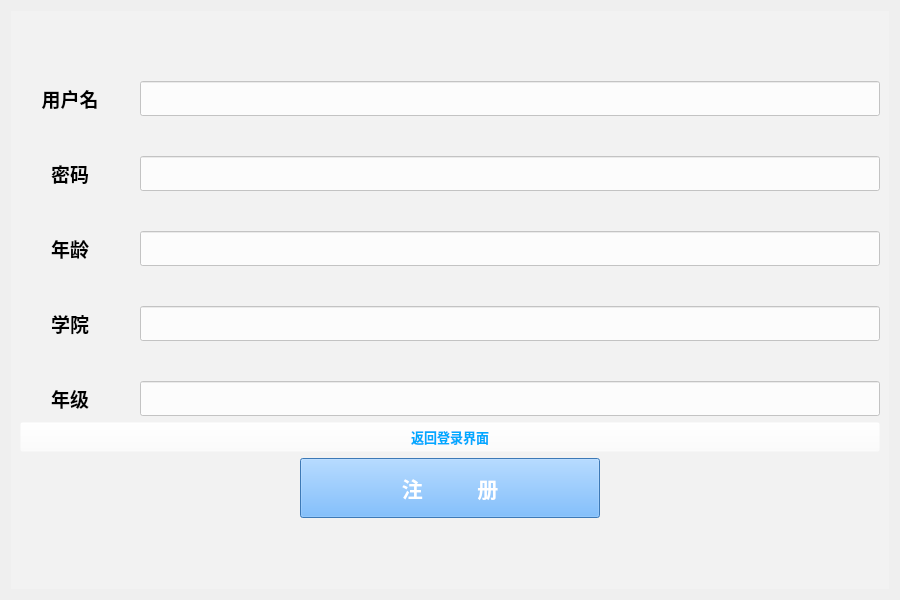
<?xml version="1.0" encoding="UTF-8"?>
<ui version="4.0">
 <class>FormLogin</class>
 <widget class="QWidget" name="FormLogin">
  <property name="geometry">
   <rect>
    <x>0</x>
    <y>0</y>
    <width>900</width>
    <height>600</height>
   </rect>
  </property>
  <property name="minimumSize">
   <size>
    <width>900</width>
    <height>600</height>
   </size>
  </property>
  <property name="maximumSize">
   <size>
    <width>900</width>
    <height>600</height>
   </size>
  </property>
  <property name="font">
   <font>
    <family>微软雅黑</family>
    <pointsize>12</pointsize>
   </font>
  </property>
  <property name="windowTitle">
   <string>Log in</string>
  </property>
  <property name="styleSheet">
   <string notr="true">#FormLogin{border-image: url(:/resources/common/bg.png);}</string>
  </property>
  <layout class="QVBoxLayout" name="verticalLayout">
   <item>
    <widget class="QStackedWidget" name="stackedWidget">
     <property name="styleSheet">
      <string notr="true">background-color: rgba(245, 245, 245, 100);</string>
     </property>
     <property name="currentIndex">
      <number>1</number>
     </property>
     <widget class="QWidget" name="pageLogin">
      <layout class="QGridLayout" name="gridLayout">
       <item row="3" column="3" colspan="2">
        <layout class="QVBoxLayout" name="verticalLayout_2">
         <item>
          <widget class="QLabel" name="label_2">
           <property name="minimumSize">
            <size>
             <width>0</width>
             <height>30</height>
            </size>
           </property>
           <property name="maximumSize">
            <size>
             <width>16777215</width>
             <height>30</height>
            </size>
           </property>
           <property name="font">
            <font>
             <family>微软雅黑</family>
             <pointsize>14</pointsize>
             <weight>75</weight>
             <bold>true</bold>
            </font>
           </property>
           <property name="styleSheet">
            <string notr="true">background-color: rgba(255, 255, 255, 0);</string>
           </property>
           <property name="text">
            <string>读者号</string>
           </property>
          </widget>
         </item>
         <item>
          <widget class="QLineEdit" name="loginNumEdit">
           <property name="minimumSize">
            <size>
             <width>300</width>
             <height>50</height>
            </size>
           </property>
           <property name="maximumSize">
            <size>
             <width>16777215</width>
             <height>50</height>
            </size>
           </property>
           <property name="font">
            <font>
             <family>微软雅黑</family>
             <pointsize>14</pointsize>
             <weight>50</weight>
             <bold>false</bold>
            </font>
           </property>
           <property name="styleSheet">
            <string notr="true">background-color: rgba(255, 255, 255, 200);</string>
           </property>
          </widget>
         </item>
        </layout>
       </item>
       <item row="7" column="4">
        <spacer name="verticalSpacer_2">
         <property name="orientation">
          <enum>Qt::Vertical</enum>
         </property>
         <property name="sizeHint" stdset="0">
          <size>
           <width>20</width>
           <height>36</height>
          </size>
         </property>
        </spacer>
       </item>
       <item row="5" column="2">
        <spacer name="horizontalSpacer_2">
         <property name="orientation">
          <enum>Qt::Horizontal</enum>
         </property>
         <property name="sizeHint" stdset="0">
          <size>
           <width>38</width>
           <height>20</height>
          </size>
         </property>
        </spacer>
       </item>
       <item row="3" column="1" rowspan="4">
        <widget class="QLabel" name="label">
         <property name="minimumSize">
          <size>
           <width>400</width>
           <height>400</height>
          </size>
         </property>
         <property name="maximumSize">
          <size>
           <width>400</width>
           <height>400</height>
          </size>
         </property>
         <property name="styleSheet">
          <string notr="true">border-image: url(:/resources/common/login.png);

</string>
         </property>
         <property name="text">
          <string/>
         </property>
        </widget>
       </item>
       <item row="4" column="5">
        <spacer name="horizontalSpacer_3">
         <property name="orientation">
          <enum>Qt::Horizontal</enum>
         </property>
         <property name="sizeHint" stdset="0">
          <size>
           <width>58</width>
           <height>20</height>
          </size>
         </property>
        </spacer>
       </item>
       <item row="5" column="3" colspan="2">
        <widget class="QPushButton" name="toRegisterBtn">
         <property name="minimumSize">
          <size>
           <width>300</width>
           <height>30</height>
          </size>
         </property>
         <property name="maximumSize">
          <size>
           <width>16777215</width>
           <height>30</height>
          </size>
         </property>
         <property name="font">
          <font>
           <family>微软雅黑</family>
           <pointsize>10</pointsize>
           <weight>75</weight>
           <bold>true</bold>
          </font>
         </property>
         <property name="styleSheet">
          <string notr="true">text-align: left;
color: rgb(0, 170, 255);
background-color: rgba(255, 255, 255, 0);</string>
         </property>
         <property name="text">
          <string>点我注册</string>
         </property>
        </widget>
       </item>
       <item row="4" column="3" colspan="2">
        <layout class="QVBoxLayout" name="verticalLayout_3">
         <item>
          <widget class="QLabel" name="label_3">
           <property name="minimumSize">
            <size>
             <width>0</width>
             <height>30</height>
            </size>
           </property>
           <property name="maximumSize">
            <size>
             <width>16777215</width>
             <height>30</height>
            </size>
           </property>
           <property name="font">
            <font>
             <family>微软雅黑</family>
             <pointsize>14</pointsize>
             <weight>75</weight>
             <bold>true</bold>
            </font>
           </property>
           <property name="styleSheet">
            <string notr="true">background-color: rgba(255, 255, 255, 0);</string>
           </property>
           <property name="text">
            <string>密码</string>
           </property>
          </widget>
         </item>
         <item>
          <widget class="QLineEdit" name="loginPasswordEdit">
           <property name="minimumSize">
            <size>
             <width>300</width>
             <height>50</height>
            </size>
           </property>
           <property name="maximumSize">
            <size>
             <width>16777215</width>
             <height>50</height>
            </size>
           </property>
           <property name="font">
            <font>
             <pointsize>14</pointsize>
            </font>
           </property>
           <property name="styleSheet">
            <string notr="true">background-color: rgba(255, 255, 255, 200);</string>
           </property>
           <property name="inputMask">
            <string/>
           </property>
           <property name="text">
            <string/>
           </property>
           <property name="maxLength">
            <number>32767</number>
           </property>
           <property name="echoMode">
            <enum>QLineEdit::Password</enum>
           </property>
          </widget>
         </item>
        </layout>
       </item>
       <item row="1" column="1" colspan="4">
        <widget class="QLabel" name="label_4">
         <property name="font">
          <font>
           <family>微软雅黑</family>
           <pointsize>20</pointsize>
           <weight>75</weight>
           <bold>true</bold>
          </font>
         </property>
         <property name="styleSheet">
          <string notr="true">background-color: rgba(255, 255, 255, 0);</string>
         </property>
         <property name="text">
          <string>Welcome to WHU MMS!</string>
         </property>
         <property name="alignment">
          <set>Qt::AlignCenter</set>
         </property>
        </widget>
       </item>
       <item row="0" column="1">
        <spacer name="verticalSpacer">
         <property name="orientation">
          <enum>Qt::Vertical</enum>
         </property>
         <property name="sizeHint" stdset="0">
          <size>
           <width>20</width>
           <height>40</height>
          </size>
         </property>
        </spacer>
       </item>
       <item row="5" column="0">
        <spacer name="horizontalSpacer">
         <property name="orientation">
          <enum>Qt::Horizontal</enum>
         </property>
         <property name="sizeHint" stdset="0">
          <size>
           <width>38</width>
           <height>20</height>
          </size>
         </property>
        </spacer>
       </item>
       <item row="6" column="3" colspan="2">
        <layout class="QVBoxLayout" name="verticalLayout_4">
         <item>
          <widget class="QPushButton" name="loginBtn">
           <property name="minimumSize">
            <size>
             <width>0</width>
             <height>60</height>
            </size>
           </property>
           <property name="font">
            <font>
             <family>微软雅黑</family>
             <pointsize>16</pointsize>
             <weight>75</weight>
             <bold>true</bold>
            </font>
           </property>
           <property name="styleSheet">
            <string notr="true">color: rgb(255, 255, 255);
background-color: rgb(85, 170, 255);</string>
           </property>
           <property name="text">
            <string>登          录</string>
           </property>
          </widget>
         </item>
        </layout>
       </item>
       <item row="2" column="3">
        <spacer name="verticalSpacer_3">
         <property name="orientation">
          <enum>Qt::Vertical</enum>
         </property>
         <property name="sizeHint" stdset="0">
          <size>
           <width>20</width>
           <height>40</height>
          </size>
         </property>
        </spacer>
       </item>
      </layout>
     </widget>
     <widget class="QWidget" name="pageRegister">
      <layout class="QGridLayout" name="gridLayout_2">
       <item row="0" column="0">
        <spacer name="verticalSpacer_4">
         <property name="orientation">
          <enum>Qt::Vertical</enum>
         </property>
         <property name="sizeHint" stdset="0">
          <size>
           <width>20</width>
           <height>99</height>
          </size>
         </property>
        </spacer>
       </item>
       <item row="1" column="0" colspan="3">
        <layout class="QVBoxLayout" name="verticalLayout_5">
         <property name="spacing">
          <number>40</number>
         </property>
         <item>
          <layout class="QHBoxLayout" name="horizontalLayout">
           <property name="spacing">
            <number>20</number>
           </property>
           <item>
            <widget class="QLabel" name="label_5">
             <property name="minimumSize">
              <size>
               <width>100</width>
               <height>0</height>
              </size>
             </property>
             <property name="maximumSize">
              <size>
               <width>100</width>
               <height>16777215</height>
              </size>
             </property>
             <property name="font">
              <font>
               <family>微软雅黑</family>
               <pointsize>14</pointsize>
               <weight>75</weight>
               <bold>true</bold>
              </font>
             </property>
             <property name="styleSheet">
              <string notr="true">background-color: rgba(255, 255, 255, 0);</string>
             </property>
             <property name="text">
              <string>用户名</string>
             </property>
             <property name="alignment">
              <set>Qt::AlignCenter</set>
             </property>
            </widget>
           </item>
           <item>
            <widget class="QLineEdit" name="regNameEdit">
             <property name="font">
              <font>
               <family>微软雅黑</family>
               <pointsize>14</pointsize>
              </font>
             </property>
             <property name="styleSheet">
              <string notr="true">background-color: rgba(255, 255, 255, 200);</string>
             </property>
            </widget>
           </item>
          </layout>
         </item>
         <item>
          <layout class="QHBoxLayout" name="horizontalLayout_2">
           <property name="spacing">
            <number>20</number>
           </property>
           <item>
            <widget class="QLabel" name="label_6">
             <property name="minimumSize">
              <size>
               <width>100</width>
               <height>0</height>
              </size>
             </property>
             <property name="maximumSize">
              <size>
               <width>100</width>
               <height>16777215</height>
              </size>
             </property>
             <property name="font">
              <font>
               <family>微软雅黑</family>
               <pointsize>14</pointsize>
               <weight>75</weight>
               <bold>true</bold>
              </font>
             </property>
             <property name="styleSheet">
              <string notr="true">background-color: rgba(255, 255, 255, 0);</string>
             </property>
             <property name="text">
              <string>密码</string>
             </property>
             <property name="alignment">
              <set>Qt::AlignCenter</set>
             </property>
            </widget>
           </item>
           <item>
            <widget class="QLineEdit" name="regPasswordEdit">
             <property name="font">
              <font>
               <family>微软雅黑</family>
               <pointsize>14</pointsize>
              </font>
             </property>
             <property name="styleSheet">
              <string notr="true">background-color: rgba(255, 255, 255, 200);</string>
             </property>
            </widget>
           </item>
          </layout>
         </item>
         <item>
          <layout class="QHBoxLayout" name="horizontalLayout_5">
           <property name="spacing">
            <number>20</number>
           </property>
           <item>
            <widget class="QLabel" name="label_8">
             <property name="minimumSize">
              <size>
               <width>100</width>
               <height>0</height>
              </size>
             </property>
             <property name="maximumSize">
              <size>
               <width>100</width>
               <height>16777215</height>
              </size>
             </property>
             <property name="font">
              <font>
               <family>微软雅黑</family>
               <pointsize>14</pointsize>
               <weight>75</weight>
               <bold>true</bold>
              </font>
             </property>
             <property name="styleSheet">
              <string notr="true">background-color: rgba(255, 255, 255, 0);</string>
             </property>
             <property name="text">
              <string>年龄</string>
             </property>
             <property name="alignment">
              <set>Qt::AlignCenter</set>
             </property>
            </widget>
           </item>
           <item>
            <widget class="QLineEdit" name="regAgeEdit">
             <property name="font">
              <font>
               <family>微软雅黑</family>
               <pointsize>14</pointsize>
              </font>
             </property>
             <property name="styleSheet">
              <string notr="true">background-color: rgba(255, 255, 255, 200);</string>
             </property>
            </widget>
           </item>
          </layout>
         </item>
         <item>
          <layout class="QHBoxLayout" name="horizontalLayout_3">
           <property name="spacing">
            <number>20</number>
           </property>
           <item>
            <widget class="QLabel" name="label_7">
             <property name="minimumSize">
              <size>
               <width>100</width>
               <height>0</height>
              </size>
             </property>
             <property name="maximumSize">
              <size>
               <width>100</width>
               <height>16777215</height>
              </size>
             </property>
             <property name="font">
              <font>
               <family>微软雅黑</family>
               <pointsize>14</pointsize>
               <weight>75</weight>
               <bold>true</bold>
              </font>
             </property>
             <property name="styleSheet">
              <string notr="true">background-color: rgba(255, 255, 255, 0);</string>
             </property>
             <property name="text">
              <string>学院</string>
             </property>
             <property name="alignment">
              <set>Qt::AlignCenter</set>
             </property>
            </widget>
           </item>
           <item>
            <widget class="QLineEdit" name="regDPTEdit">
             <property name="font">
              <font>
               <family>微软雅黑</family>
               <pointsize>14</pointsize>
              </font>
             </property>
             <property name="styleSheet">
              <string notr="true">background-color: rgba(255, 255, 255, 200);</string>
             </property>
            </widget>
           </item>
          </layout>
         </item>
         <item>
          <layout class="QHBoxLayout" name="horizontalLayout_4">
           <property name="spacing">
            <number>20</number>
           </property>
           <item>
            <widget class="QLabel" name="label_9">
             <property name="minimumSize">
              <size>
               <width>100</width>
               <height>0</height>
              </size>
             </property>
             <property name="maximumSize">
              <size>
               <width>100</width>
               <height>16777215</height>
              </size>
             </property>
             <property name="font">
              <font>
               <family>微软雅黑</family>
               <pointsize>14</pointsize>
               <weight>75</weight>
               <bold>true</bold>
              </font>
             </property>
             <property name="styleSheet">
              <string notr="true">background-color: rgba(255, 255, 255, 0);</string>
             </property>
             <property name="text">
              <string>年级</string>
             </property>
             <property name="alignment">
              <set>Qt::AlignCenter</set>
             </property>
            </widget>
           </item>
           <item>
            <widget class="QLineEdit" name="regGradeEdit">
             <property name="font">
              <font>
               <family>微软雅黑</family>
               <pointsize>14</pointsize>
              </font>
             </property>
             <property name="styleSheet">
              <string notr="true">background-color: rgba(255, 255, 255, 200);</string>
             </property>
            </widget>
           </item>
          </layout>
         </item>
        </layout>
       </item>
       <item row="2" column="0" colspan="3">
        <widget class="QPushButton" name="toLoginBtn">
         <property name="minimumSize">
          <size>
           <width>300</width>
           <height>30</height>
          </size>
         </property>
         <property name="maximumSize">
          <size>
           <width>16777215</width>
           <height>30</height>
          </size>
         </property>
         <property name="font">
          <font>
           <family>微软雅黑</family>
           <pointsize>10</pointsize>
           <weight>75</weight>
           <bold>true</bold>
          </font>
         </property>
         <property name="styleSheet">
          <string notr="true">color: rgb(0, 170, 255);
background-color: rgba(255, 255, 255, 0);</string>
         </property>
         <property name="text">
          <string>返回登录界面</string>
         </property>
        </widget>
       </item>
       <item row="3" column="0">
        <spacer name="horizontalSpacer_6">
         <property name="orientation">
          <enum>Qt::Horizontal</enum>
         </property>
         <property name="sizeHint" stdset="0">
          <size>
           <width>273</width>
           <height>20</height>
          </size>
         </property>
        </spacer>
       </item>
       <item row="3" column="1">
        <widget class="QPushButton" name="registerBtn">
         <property name="minimumSize">
          <size>
           <width>300</width>
           <height>60</height>
          </size>
         </property>
         <property name="maximumSize">
          <size>
           <width>300</width>
           <height>16777215</height>
          </size>
         </property>
         <property name="font">
          <font>
           <family>微软雅黑</family>
           <pointsize>16</pointsize>
           <weight>75</weight>
           <bold>true</bold>
          </font>
         </property>
         <property name="styleSheet">
          <string notr="true">color: rgb(255, 255, 255);
background-color: rgb(85, 170, 255);</string>
         </property>
         <property name="text">
          <string>注          册</string>
         </property>
        </widget>
       </item>
       <item row="3" column="2">
        <spacer name="horizontalSpacer_7">
         <property name="orientation">
          <enum>Qt::Horizontal</enum>
         </property>
         <property name="sizeHint" stdset="0">
          <size>
           <width>273</width>
           <height>20</height>
          </size>
         </property>
        </spacer>
       </item>
       <item row="4" column="0">
        <spacer name="verticalSpacer_5">
         <property name="orientation">
          <enum>Qt::Vertical</enum>
         </property>
         <property name="sizeHint" stdset="0">
          <size>
           <width>20</width>
           <height>99</height>
          </size>
         </property>
        </spacer>
       </item>
      </layout>
     </widget>
    </widget>
   </item>
  </layout>
 </widget>
 <tabstops>
  <tabstop>loginNumEdit</tabstop>
  <tabstop>loginPasswordEdit</tabstop>
  <tabstop>toRegisterBtn</tabstop>
  <tabstop>loginBtn</tabstop>
  <tabstop>regNameEdit</tabstop>
  <tabstop>regPasswordEdit</tabstop>
  <tabstop>regAgeEdit</tabstop>
  <tabstop>regDPTEdit</tabstop>
  <tabstop>regGradeEdit</tabstop>
  <tabstop>toLoginBtn</tabstop>
  <tabstop>registerBtn</tabstop>
 </tabstops>
 <resources>
  <include location="resources/resources.qrc"/>
 </resources>
 <connections/>
</ui>
